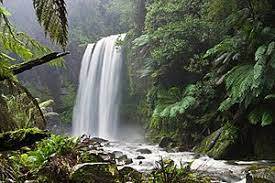
#> input picture data/img.jpg, 275 x 183 px, found by its file name
$ python c2_brightadjustment.py
#> lines starting #> are read from the running program, lines starting #| are printed output that depends on the picture
import cv2, numpy as np

img1 = cv2.imread('data/img.jpg', cv2.IMREAD_GRAYSCALE)
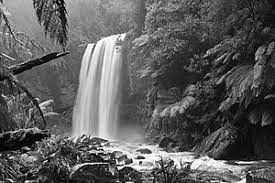
#> img1: shape (183, 275); min 0, max 255, mean 93.3

v = np.full(shape=img1.shape, fill_value=100, dtype=np.uint8)
v_n = np.full(shape=img1.shape, fill_value=255, dtype=np.uint8) # img1과 크기가 같은 255값의 np

ress = []
ress.append(np.uint8(img1 + v))
ress.append(cv2.add(img1, v))
ress.append(cv2.subtract(v_n, img1))
#> v_n: shape (183, 275); every value is 255

cv2.imshow('a', ress[0])
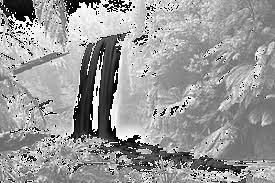
#> window 'a': shape (183, 275); min 0, max 255, mean 153.6
cv2.imshow('b', ress[1])
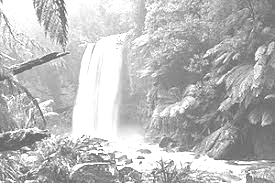
#> window 'b': shape (183, 275); min 100, max 255, mean 187.4
cv2.imshow('c', ress[2])
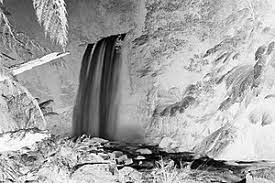
#> window 'c': shape (183, 275); min 0, max 255, mean 161.7
cv2.waitKey()
cv2.destroyAllWindows()

# 영상의 명암비가 없어지는 문제

$ run again, with data/pic.jpg copied over data/img.jpg
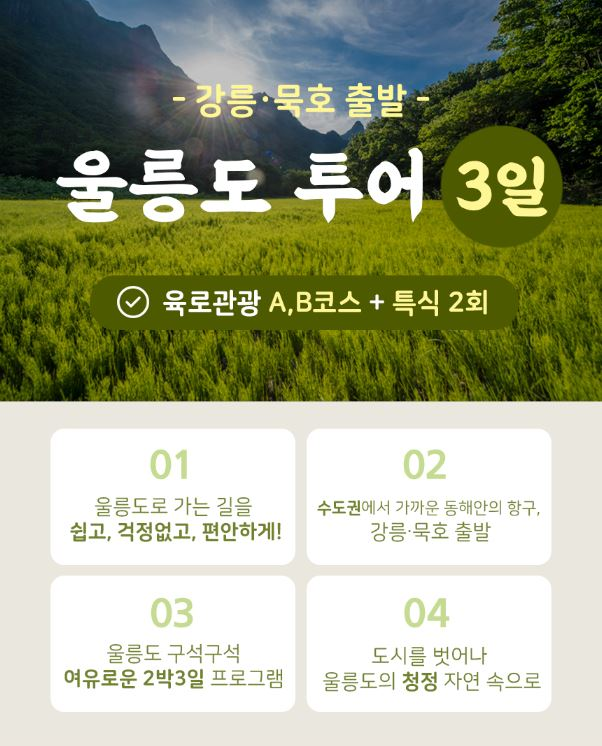
#> input picture data/pic.jpg, 602 x 746 px, found by its file name
#> v_n: shape (746, 602); every value is 255
#> `cv2.imshow('b', ress[1])`:
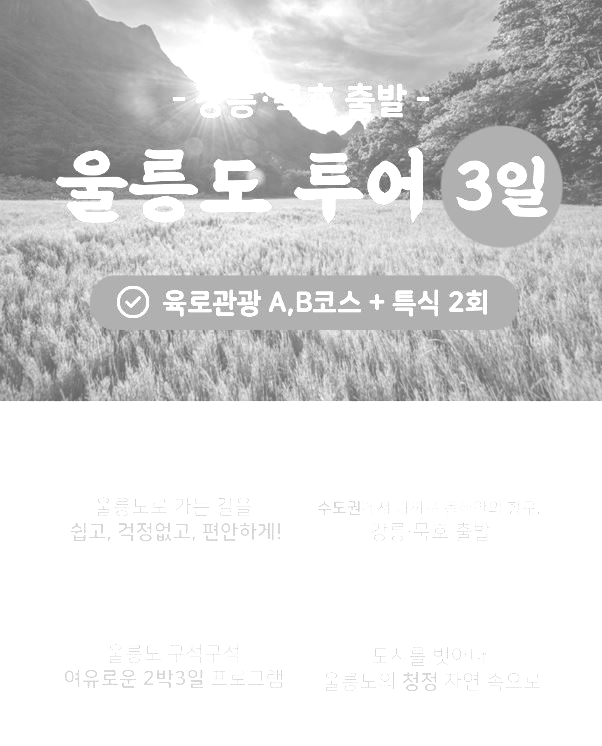
#> window 'b': shape (746, 602); min 100, max 255, mean 216.7
#> `cv2.imshow('c', ress[2])`:
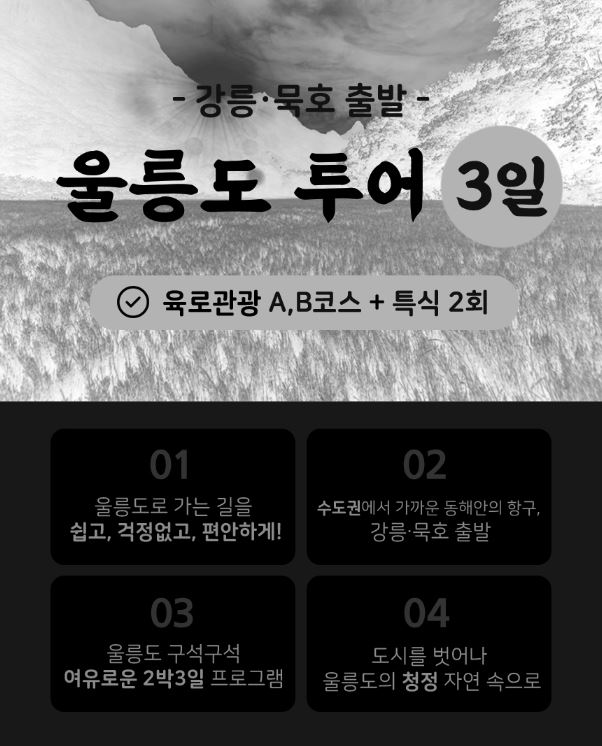
#> window 'c': shape (746, 602); min 0, max 255, mean 94.5
